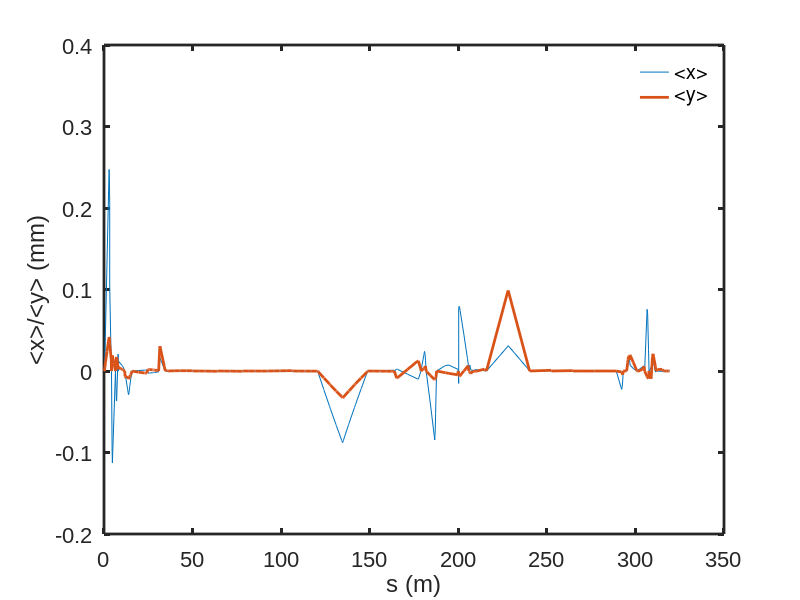

This figure's MATLAB source: (Note: this script raises an error after producing the figure.)
 clear all;close all;clc



%% twiss
% data1 = importdata('twissx.DAT');
% data2 = importdata('twissy.DAT');
% figure
% subplot(2,2,1)
% plot(data1.data(:,1),data1.data(:,2),data2.data(:,1),data2.data(:,2),'linewidth',2);set(gca,'fontname','arial','fontsize',16,'linewidth',2);xlabel('s (m)');ylabel('\beta (m)');
% latticeplot('one.mag',-2,1.5)
% legend('\beta_x','\beta_y','','box','off')
% subplot(2,2,2)
% plot(data1.data(:,1),data1.data(:,3),data2.data(:,1),data2.data(:,3),'linewidth',2);set(gca,'fontname','arial','fontsize',16,'linewidth',2);xlabel('s (m)');ylabel('\alpha');
% latticeplot('one.mag',0,1.5)
% legend('\alpha_x','\alpha_y','','box','off')
% subplot(2,2,3)
% plot(data1.data(:,1),data1.data(:,4),data2.data(:,1),data2.data(:,4),'linewidth',2);set(gca,'fontname','arial','fontsize',16,'linewidth',2);xlabel('s (m)');ylabel('\eta');
% latticeplot('one.mag',0,0.06)
% legend('\eta_x','\eta_y','','box','off')
% subplot(2,2,4)
% plot(data1.data(:,1),data1.data(:,5),data2.data(:,1),data2.data(:,5),'linewidth',2);set(gca,'fontname','arial','fontsize',16,'linewidth',2);xlabel('s (m)');ylabel('\eta^{\prime}');
% latticeplot('one.mag',0,0.1)
% legend('\eta^{\prime}_x','\eta^{\prime}_y','','box','off')
% 
% set(gcf,'unit','centimeters','position',[10 2 28 20]);
% 
% % add lattice distribution
% % latticeplot('one2.mag',-2,1)
% % legend('\beta_x','\beta_y','','box','off')
% % return
%% cen
databeamzie = importdata('Cen.DAT');
figure
plot(databeamzie.data(:,1),1e3*databeamzie.data(:,2),databeamzie.data(:,1),1e3*databeamzie.data(:,3),'linewidth',2);set(gca,'fontname','arial','fontsize',16,'linewidth',2);xlabel('s (m)');ylabel('<x>/<y> (mm)');
legend('<x>','<y>','box','off')

% add lattice distribution
latticeplot('one.mag',-0.5,0.1)
legend('<x>','<y>','','box','off')
set(gcf,'unit','centimeters','position',[10 2 58 12]);
%狭缝前后
% data1 = importdata('W1.DAT');
% sigmp1 = mean(data1.data(:,1));
% sigmx1 = mean(data1.data(:,2));
% number1 = length(data1.data(:,1));
% data2 = importdata('W2.DAT');
% sigmp2 = mean(data2.data(:,1));
% sigmx2 = mean(data2.data(:,2));
% number2 = length(data2.data(:,1));
% %plot
% figure;scatter(data1.data(:,2),data1.data(:,3),3);xlabel('x');ylabel('y');set(gca,'fontname','arial','fontsize',14,'linewidth',1.5)
% figure;scatter(data2.data(:,2),data2.data(:,3),3);xlabel('x');ylabel('y');set(gca,'fontname','arial','fontsize',14,'linewidth',1.5)

% 出口发射度
% data_enx = importdata('enx.DAT');
% data_eny = importdata('enY.DAT');
% figure;
% % subplot(1,2,1);
% histogram(data_enx.data,30);title('enx')
% % subplot(1,2,2);histogram(data_eny.data,30);title('eny')
% set(gca,'fontname','arial','fontsize',14,'linewidth',1.5)

%横向包络变化
% data3 = importdata('cen-env.DAT');
% cenenv=data3.data;
% s = cenenv(:,1);
% CxMin = cenenv(:,2);
% CyMin = cenenv(:,3);
% CxMax = cenenv(:,4);
% CyMax = cenenv(:,5);
% CxMean = cenenv(:,6);
% CyMean = cenenv(:,7);
% figure(1);plot(s,CxMin,s,CxMax,s,CxMean)
% figure(2);plot(s,CyMin,s,CyMax,s,CyMean)
